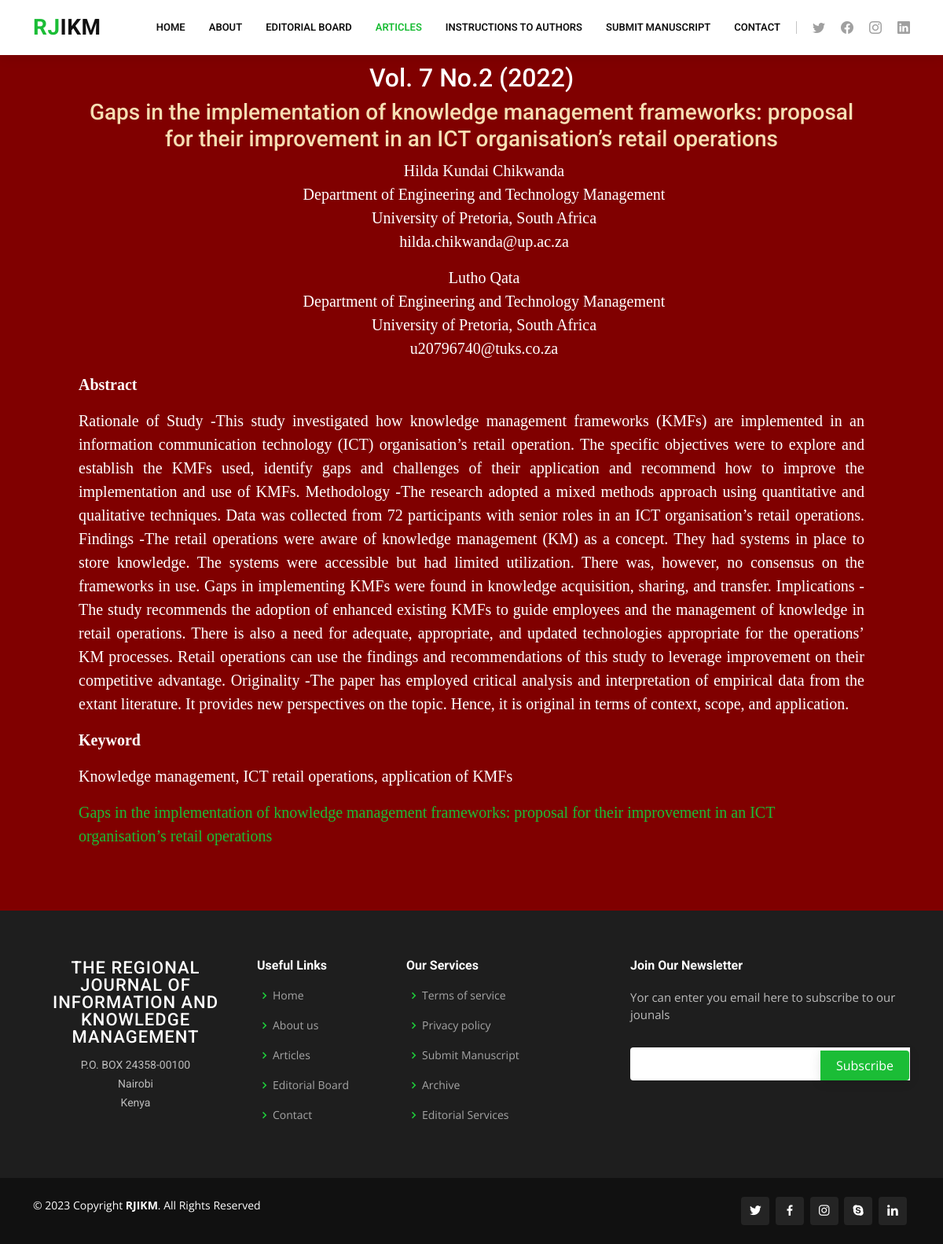
The app's page /rjikm/article/61 with its own data.
### rjikm/models.py (models this page shows, shortened)
class Article(models.Model):
    volume = models.CharField(max_length=100, default="untitled")
    title = models.CharField(max_length=400, default='Untitled')
    author1 = models.CharField(max_length=100, default='Anonymous')
    university1 = models.CharField(max_length=100, default='Unknown')
    department1 = models.CharField(max_length=100, default='Unknown')
    email1 = models.EmailField(default='anonymous@example.com')
    author2 = models.CharField(max_length=100, default='Anonymous')
    department2 = models.CharField(max_length=100, default='Unknown')
    university2 = models.CharField(max_length=100, default='Unknown')
    email2 = models.EmailField(default='anonymous@example.com')
    author3 = models.CharField(max_length=100, default='Anonymous')
    department3 = models.CharField(max_length=100, default='Unknown')
    university3 = models.CharField(max_length=100, default='Unknown')
    email3 = models.EmailField(default='anonymous@example.com')
    abstract_title = models.CharField(max_length=100, default='Abstract')
    abstract = models.TextField(default='No abstract provided')
    keyword_title = models.CharField(max_length=100, default="Keyword")
    keywords = models.CharField(max_length=200, default='None')
    pdf_doc = models.FileField(upload_to='rjikm/uploads/', default='Untitled')

### rjikm/views.py (the view)
# urls.py: path('article/<int:id>', views.article_view, name='article_view'),
def article_view(request, id):
    article = Article.objects.get(id=id)
    return render(request, 'rjikm/volarticles.html', {'article': article})

### rjikm/templates/rjikm/volarticles.html (shortened to what this page needs)
{% extends "rjikm/layoutvol7articles.html" %}
{% block body %}
<section style="background-color: maroon;">
 <div style="margin:20px 100px 20px 100px; color:white; font-family: Times New Roman, Times, serif; font-size: 20px">
        <h2 style="text-align:center;"> {{article.volume}} </h2>
        <h3 style="text-align:center; color: wheat;"> {{article.title}}</h3>
        <ul style="list-style-type: none;">
        {% if article.author1 != 'Anonymous' %}
        <li style="text-align:center;"> {{article.author1}} </li>
        {% endif %}
        {% if article.department1 != 'Unknown' %}
        <li style="text-align:center;"> {{article.department1}} </li>
        {% endif %}
        {% if article.university1 != 'Unknown' %}
        <li style="text-align:center;"> {{article.university1}} </li>
        {% endif %}
        {% if article.email1 != 'anonymous@example.com' %}
        <li style="text-align:center;"> {{article.email1}} </li>
        {% endif %}
        </ul>
        <ul style="list-style-type: none;">
        {% if article.author2 != 'Anonymous' %}
        <li style="text-align:center;"> {{article.author2}} </li>
        {% endif %}
        {% if article.department2 != 'Unknown' %}
        <li style="text-align:center;"> {{article.department2}} </li>
        {% endif %}
        {% if article.university2 != 'Unknown' %}
        <li style="text-align:center;"> {{article.university2}} </li>
        {% endif %}
        {% if article.email2 != 'anonymous@example.com' %}
        <li style="text-align:center;"> {{article.email2}} </li>
        {% endif %}
        </ul>
        <p><strong>{{article.abstract_title}}</strong></p>
        <p style="text-align:justify;"> {{article.abstract}}</p>
        <p><strong>{{article.keyword_title}}</strong></p>
        <p> {{article.keywords}}</p>
        <p> <a href="{% url 'view_pdf' article.id %}" target="_blank">{{article.title}}</a></p>
 </div>
</section>
{% endblock %}

### rjikm/static/rjikm/style.css (style rules this page uses)
body { font-family: "Open Sans", sans-serif; color: #4d4643; }
a { color: #1bbd36; text-decoration: none; }
h1, h2, h3, h4, h5, h6 { font-family: "Roboto", sans-serif; }
section { padding: 60px 0; overflow: hidden; }

### records on screen
Article: volume "Vol. 7 No.2 (2022)", title "Gaps in the implementation of knowledge management frameworks: proposal for their improvement in an ICT organisation’s retail operations", author1 "Hilda Kundai Chikwanda", department1 "Department of Engineering and Technology Management", university1 "University of Pretoria, South Africa", email1 "hilda.chikwanda@up.ac.za", author2 "Lutho Qata", department2 "Department of Engineering and Technology Management", university2 "University of Pretoria, South Africa", email2 "u20796740@tuks.co.za", abstract_title "Abstract", abstract "Rationale of Study -This study investigated how knowledge management frameworks (KMFs) are implemented in an information communication technology (ICT) organisation’s retail operation. The specific objectives were to explore and establish the KMFs used, identify gaps and challenges of their application and recommend how to improve the implementation and use of KMFs. Methodology -The research adopted a mixed methods approach using quantitative and qualitative techniques. Data was collected from 72 participants with senior roles in an ICT organisation’s retail operations. Findings -The retail operations were aware of knowledge management (KM) as a concept. They had systems in place to store…", keyword_title "Keyword", keywords "Knowledge management, ICT retail operations, application of KMFs"
